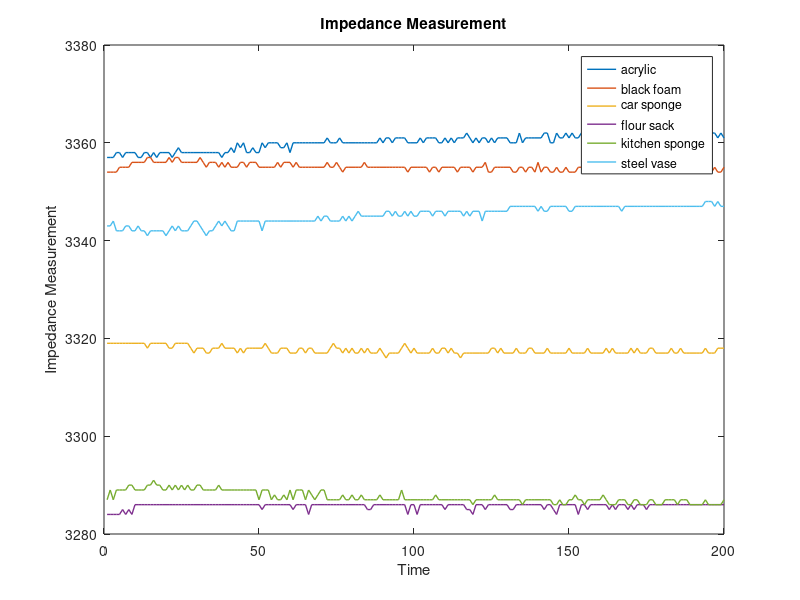
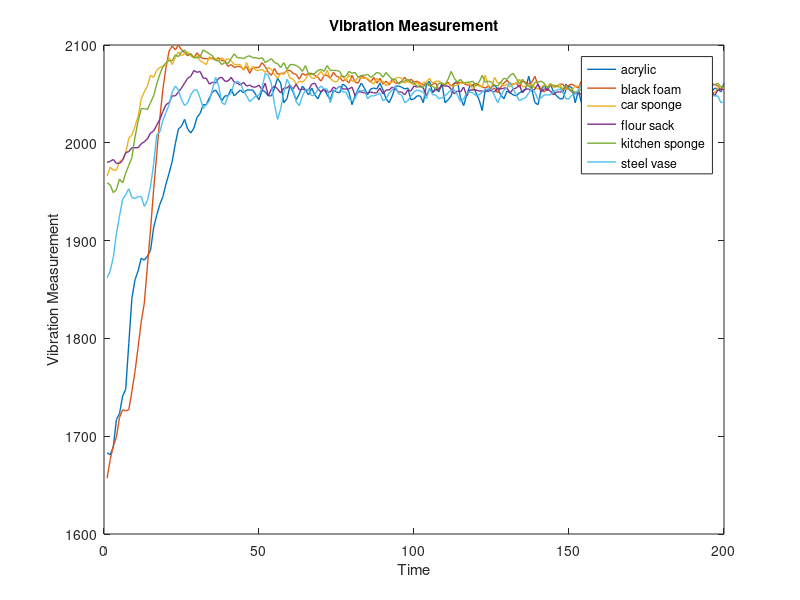
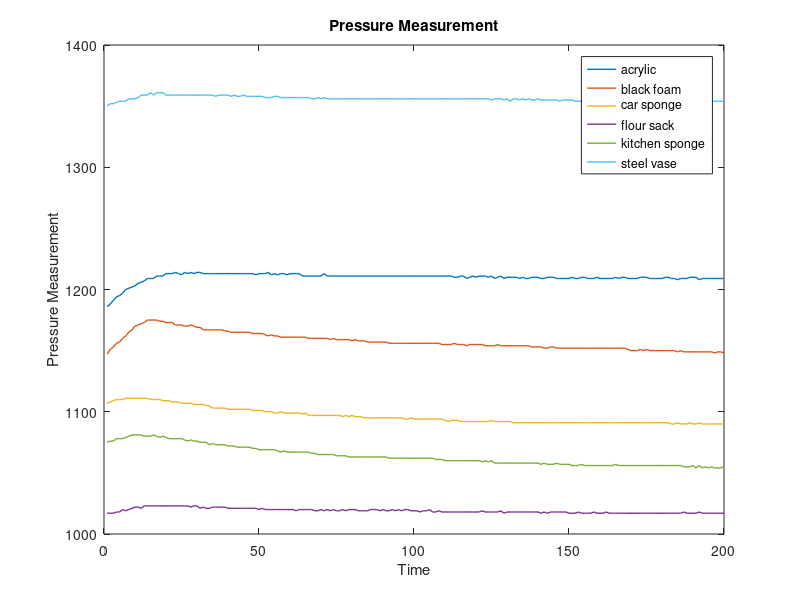
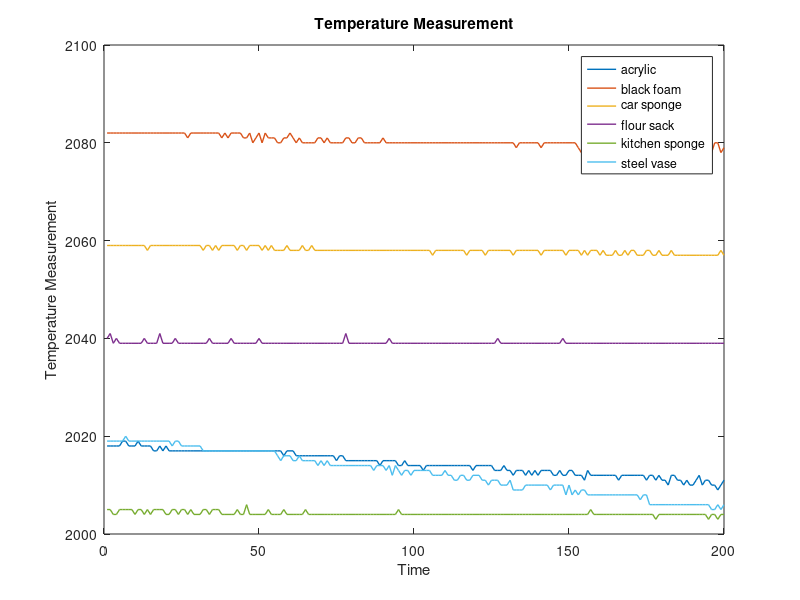

Write the MATLAB code that produced these figures, in order.
% A_1: View the time series sensor data for PVT and Electrodes

% Impedence
figure;
load('acrylic_211_03_HOLD.mat')
plot(F0Electrodes(1,1:200),'LineWidth',1); %plot Impedance on acrylic of trail 3
hold on;
load('black_foam_110_03_HOLD.mat')
plot(F0Electrodes(1,1:200),'LineWidth',1); %plot Impedance on black_foam of trail 3
load('car_sponge_101_03_HOLD.mat')
plot(F0Electrodes(1,1:200),'LineWidth',1); %plot Impedance on car_sponge of trail 3
load('flour_sack_410_03_HOLD.mat')
plot(F0Electrodes(1,1:200),'LineWidth',1); %plot Impedance on flour_sack of trail 3
load('kitchen_sponge_114_03_HOLD.mat')
plot(F0Electrodes(1,1:200),'LineWidth',1); %plot Impedance on kitchen_sponge of trail 3
load('steel_vase_702_03_HOLD.mat')
plot(F0Electrodes(1,1:200),'LineWidth',1); %plot Impedance on steel_vase of trail 3
hold off;
xlabel('Time')
ylabel('Impedance Measurement')
title('Impedance Measurement')
legend('acrylic','black foam','car sponge','flour sack','kitchen sponge','steel vase');


% Vibration
figure;
load('acrylic_211_03_HOLD.mat')
plot(F0pac(2,1:200),'LineWidth',1); %plot Vibration on acrylic of trail 3
hold on;
load('black_foam_110_03_HOLD.mat')
plot(F0pac(2,1:200),'LineWidth',1); %plot Vibration on black_foam of trail 3
load('car_sponge_101_03_HOLD.mat')
plot(F0pac(2,1:200),'LineWidth',1); %plot Vibration on car_sponge of trail 3
load('flour_sack_410_03_HOLD.mat')
plot(F0pac(2,1:200),'LineWidth',1); %plot Vibration on flour_sack of trail 3
load('kitchen_sponge_114_03_HOLD.mat')
plot(F0pac(2,1:200),'LineWidth',1); %plot Vibration on kitchen_sponge of trail 3
load('steel_vase_702_03_HOLD.mat')
plot(F0pac(2,1:200),'LineWidth',1); %plot Vibration on steel_vase of trail 3
hold off;
xlabel('Time')
ylabel('Vibration Measurement')
title('Vibration Measurement')
legend('acrylic','black foam','car sponge','flour sack','kitchen sponge','steel vase');


% Pressure
figure;
load('acrylic_211_03_HOLD.mat')
plot(F0pdc(1,1:200),'LineWidth',1); %plot Pressure on acrylic of trail 3
hold on;
load('black_foam_110_03_HOLD.mat')
plot(F0pdc(1,1:200),'LineWidth',1); %plot Pressure on black_foam of trail 3
load('car_sponge_101_03_HOLD.mat')
plot(F0pdc(1,1:200),'LineWidth',1); %plot Pressure on car_sponge of trail 3
load('flour_sack_410_03_HOLD.mat')
plot(F0pdc(1,1:200),'LineWidth',1); %plot Pressure on flour_sack of trail 3
load('kitchen_sponge_114_03_HOLD.mat')
plot(F0pdc(1,1:200),'LineWidth',1); %plot Pressure on kitchen_sponge of trail 3
load('steel_vase_702_03_HOLD.mat')
plot(F0pdc(1,1:200),'LineWidth',1); %plot Pressure on steel_vase of trail 3
hold off;
xlabel('Time')
ylabel('Pressure Measurement')
title('Pressure Measurement')
legend('acrylic','black foam','car sponge','flour sack','kitchen sponge','steel vase');



% Temperature 
figure;
load('acrylic_211_03_HOLD.mat')
plot(F0tdc(1,1:200),'LineWidth',1); %plot Temperature on acrylic of trail 3
hold on;
load('black_foam_110_03_HOLD.mat')
plot(F0tdc(1,1:200),'LineWidth',1); %plot Temperature on black_foam of trail 3
load('car_sponge_101_03_HOLD.mat')
plot(F0tdc(1,1:200),'LineWidth',1); %plot Temperature on car_sponge of trail 3
load('flour_sack_410_03_HOLD.mat')
plot(F0tdc(1,1:200),'LineWidth',1); %plot Temperature on flour_sack of trail 3
load('kitchen_sponge_114_03_HOLD.mat')
plot(F0tdc(1,1:200),'LineWidth',1); %plot Temperature on kitchen_sponge of trail 3
load('steel_vase_702_03_HOLD.mat')
plot(F0tdc(1,1:200),'LineWidth',1); %plot Temperature on steel_vase of trail 3
hold off;
xlabel('Time')
ylabel('Temperature Measurement')
title('Temperature Measurement')
legend('acrylic','black foam','car sponge','flour sack','kitchen sponge','steel vase');